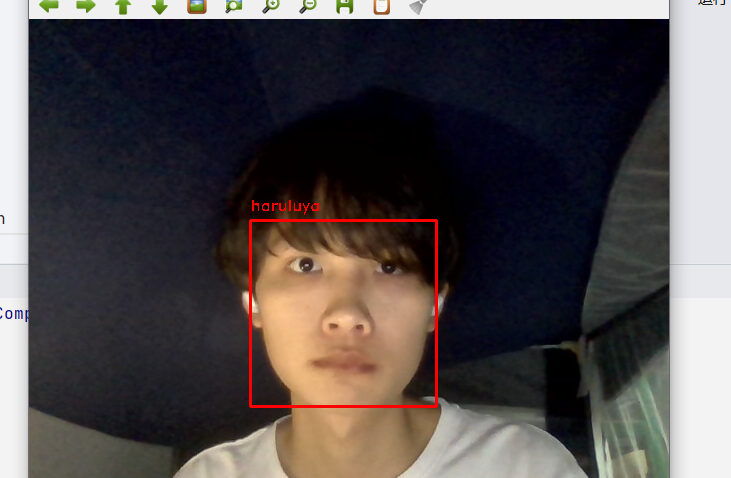
#> input picture img.png, 731 x 478 px, given in place of the camera
$ python Motion_sensor_haruluya.py
#> lines starting #> are read from the running program, lines starting #| are printed output that depends on the picture
import json
import requests
import cv2


# 微信公众号发送消息请求。
# 获取access_token。
def get_access_token():
    app_id = 'wxxxxxxxxxxxxxx'
    app_secret = 'axxxxxxxxx'
    url = f'https://api.weixin.qq.com/cgi-bin/token?grant_type=client_credential&appid={app_id}&secret={app_secret}'
    resp = requests.get(url).json()
    return resp.get('access_token')

#请求发送消息。
def set_wechat_message(message):
    access_token = get_access_token()
    url = f'https://api.weixin.qq.com/cgi-bin/message/custom/send?access_token={access_token}'
    open_id = "xxxxxxxxxxxxxxxx"
    req_data = {
        "touser": open_id,
        "msgtype": "text",
        "text":
            {
                "content": f"{message}"
            }
    }
    requests.post(url, data=json.dumps(req_data, ensure_ascii=False).encode('utf-8'))

# 利用差分法实现动态捕捉。

camera = cv2.VideoCapture(0)
# 差分对比背景。
init_background = None
es = cv2.getStructuringElement(cv2.MORPH_ELLIPSE, (5, 4))
is_send_msg = False


while True:
    grabbed, frame = camera.read()
#> frame is the input picture: shape (478, 731, 3); mean B, G, R 74.9, 74.2, 80.3

    # 转换为灰度图后进行高斯滤波。
    gray_frame = cv2.cvtColor(frame, cv2.COLOR_BGR2GRAY)
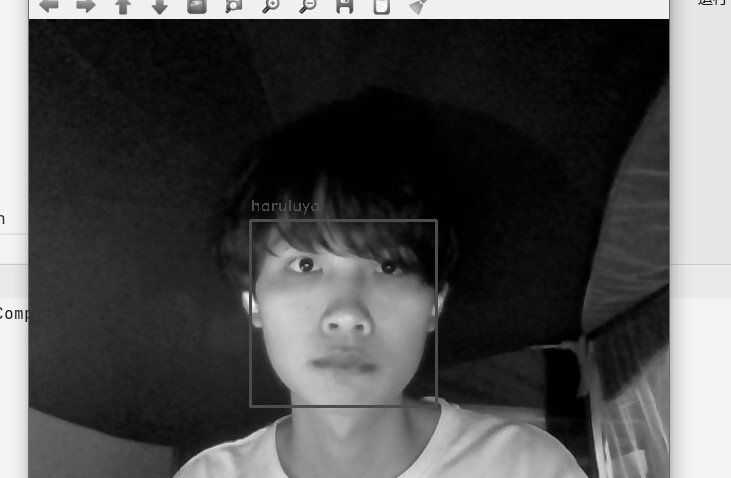
#> gray_frame: shape (478, 731); min 0, max 255, mean 76.1
    gaussian_gray_frame = cv2.GaussianBlur(gray_frame, (25, 25), 3)
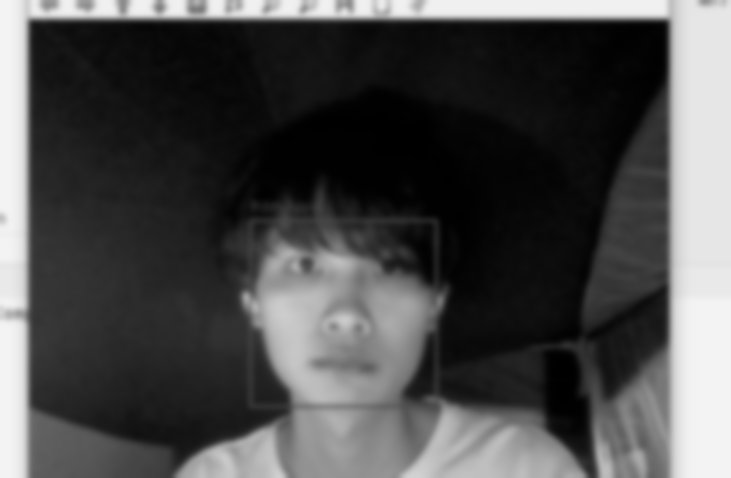
#> gaussian_gray_frame: shape (478, 731); min 0, max 243, mean 76.1

    #赋值初始背景。
    if init_background is None:
        init_background = gaussian_gray_frame
        continue

    #求差分。
    diff = cv2.absdiff(init_background, gray_frame)
    # 去噪。
    diff = cv2.threshold(diff, 50, 255, cv2.THRESH_BINARY)[1]
    # 腐蚀。
    diff = cv2.dilate(diff, es, iterations=3)
    # 获取轮廓。
    contours, hierarchy = cv2.findContours(diff.copy(), cv2.RETR_EXTERNAL,
                                           cv2.CHAIN_APPROX_SIMPLE)
    is_find_object = False
    # 遍历判断差分大小。
    for c in contours:
        if cv2.contourArea(c) < 2000:
            continue
        (x, y, w, h) = cv2.boundingRect(c)
        cv2.rectangle(frame, (x, y), (x + w, y + h), (0, 255, 0), 2)
        is_find_object = True
        if not is_send_msg:
            is_send_msg = True
#> (the run stopped early here; a loop or call above may not have finished)
